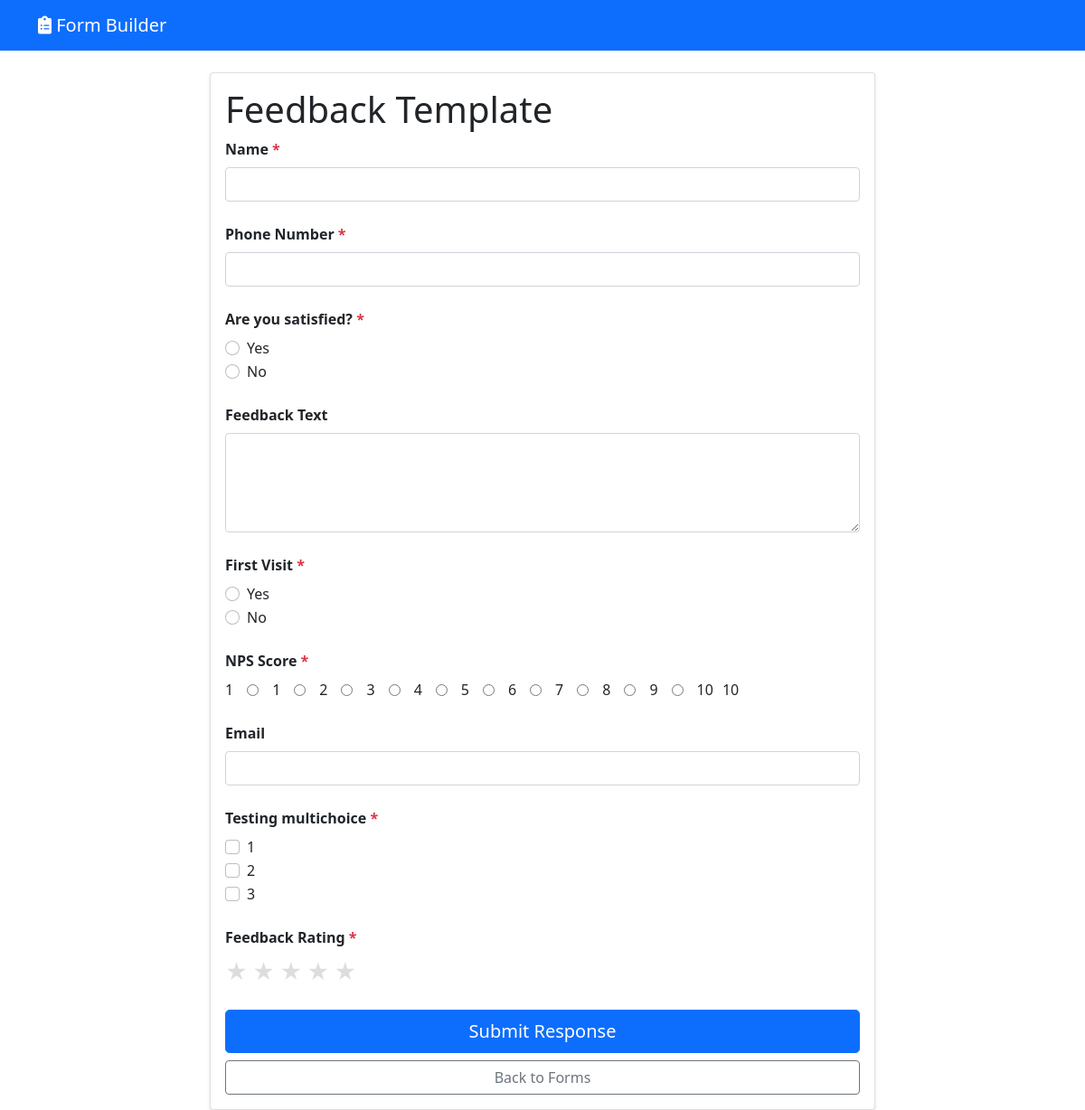
Page /form/2 on the committed database.
### tables this page shows
CREATE TABLE forms (
            id INTEGER PRIMARY KEY AUTOINCREMENT,
            title TEXT NOT NULL,
            description TEXT,
            created_at TIMESTAMP DEFAULT CURRENT_TIMESTAMP,
            is_active BOOLEAN DEFAULT 1
        );

CREATE TABLE questions (
            id INTEGER PRIMARY KEY AUTOINCREMENT,
            form_id INTEGER,
            question_text TEXT NOT NULL,
            question_type TEXT NOT NULL,
            options TEXT,
            is_required BOOLEAN DEFAULT 0,
            order_index INTEGER,
            skip_logic TEXT,
            FOREIGN KEY (form_id) REFERENCES forms (id)
        );

### app.py (the view)
@app.route('/form/<int:form_id>')
def view_form(form_id):
    form = database.get_form_by_id(form_id)
    questions = database.get_questions_by_form_id(form_id)
    if not form:
        flash('Form not found')
        return redirect(url_for('index'))
    questions_data = []
    for q in questions:
        question_dict = {
            'id': q['id'],
            'text': q['question_text'],
            'type': q['question_type'],
            'options': json.loads(q['options']) if q['options'] else [],
            'required': q['is_required'],
            'skipLogic': json.loads(q['skip_logic']) if q['skip_logic'] else {}
        }
        questions_data.append(question_dict)
    return render_template('view_form.html', form=form, questions=questions_data)

### database.py (called while the page is built)
def get_db_connection():
    conn = sqlite3.connect('formbuilder.db')
    conn.row_factory = sqlite3.Row
    return conn

def get_form_by_id(form_id):
    conn = get_db_connection()
    form = conn.execute('SELECT * FROM forms WHERE id = ?', (form_id,)).fetchone()
    conn.close()
    return form

def get_questions_by_form_id(form_id):
    conn = get_db_connection()
    questions = conn.execute(
        'SELECT * FROM questions WHERE form_id = ? ORDER BY order_index',
        (form_id,)
    ).fetchall()
    conn.close()
    return questions

### templates/view_form.html (shortened to what this page needs)
{% extends "base.html" %}
{% block content %}
<div class="row justify-content-center">
    <div class="col-md-8">
        <div class="card">
            <div class="card-body">
                <h1 class="card-title">{{ form.title }}</h1>
                <form id="responseForm">
                    {% for question in questions %}
                    <div class="mb-4 question-container" id="question_{{ question.id }}" data-question-id="{{ question.id }}">
                        <label class="form-label fw-bold">
                            {{ question.text }}
                            {% if question.required %}<span class="text-danger">*</span>{% endif %}
                        </label>
                        {% if question.type == 'text' %}
                            <input type="text" class="form-control question-input" name="question_{{ question.id }}" {% if question.required %}required{% endif %}>
                        {% elif question.type == 'textarea' %}
                            <textarea class="form-control question-input" name="question_{{ question.id }}" rows="4" {% if question.required %}required{% endif %}></textarea>
                        {% elif question.type == 'number' %}
                            <input type="number" class="form-control question-input" name="question_{{ question.id }}" {% if question.required %}required{% endif %}>
                        {% elif question.type == 'email' %}
                            <input type="email" class="form-control question-input" name="question_{{ question.id }}" {% if question.required %}required{% endif %}>
                        {% elif question.type == 'date' %}
                            <input type="date" class="form-control question-input" name="question_{{ question.id }}" {% if question.required %}required{% endif %}>
                        {% elif question.type == 'radio' %}
                            {% for option in question.options %}
                            <div class="form-check">
                                <input class="form-check-input question-input" type="radio" name="question_{{ question.id }}" value="{{ option }}" id="q{{ question.id }}_{{ loop.index }}" {% if question.required %}required{% endif %}>
                                <label class="form-check-label" for="q{{ question.id }}_{{ loop.index }}">{{ option }}</label>
                            </div>
                            {% endfor %}
                        {% elif question.type == 'checkbox' %}
                            {% for option in question.options %}
                            <div class="form-check">
                                <input class="form-check-input question-input" type="checkbox" name="question_{{ question.id }}" value="{{ option }}" id="q{{ question.id }}_{{ loop.index }}">
                                <label class="form-check-label" for="q{{ question.id }}_{{ loop.index }}">{{ option }}</label>
                            </div>
                            {% endfor %}
                        {% elif question.type == 'star' %}
                            <div class="star-rating">
                                {% for i in range(1, 6) %}
                                <label for="star{{ question.id }}_{{ i }}">★</label>
                                {% endfor %}
                            </div>
                        {% elif question.type == 'scale' %}
                            <div class="scale-rating">
                                <span>1</span>
                                {% for i in range(1, 11) %}
                                <input type="radio" name="question_{{ question.id }}" value="{{ i }}" id="scale{{ question.id }}_{{ i }}" {% if question.required %}required{% endif %}>
                                <label for="scale{{ question.id }}_{{ i }}">{{ i }}</label>
                                {% endfor %}
                                <span>10</span>
                            </div>
                        {% endif %}
                    </div>
                    {% endfor %}
                    <div class="d-grid gap-2">
                        <button type="submit" class="btn btn-primary btn-lg">Submit Response</button>
                        <a href="{{ url_for('index') }}" class="btn btn-outline-secondary">Back to Forms</a>
                    </div>
                </form>
            </div>
        </div>
    </div>
</div>
{% endblock %}

### static/css/style.css (style rules this page uses)
.star-rating { display: flex; gap: 5px; }
.star-rating label { font-size: 24px; color: #ddd; cursor: pointer; transition: color 0.2s; }
.scale-rating { display: flex; gap: 10px; align-items: center; }
.scale-rating input[type="radio"] { margin: 0 5px; }
.question-container { margin-bottom: 1.5rem; }
.card { box-shadow: 0 2px 4px rgba(0,0,0,0.1); transition: box-shadow 0.3s ease; }
.btn { transition: all 0.2s ease-in-out; }

### rows in the picture
forms: title "Feedback Template"
questions: text "Name"
questions: text "Phone Number"
questions: text "Are you satisfied?", options "Yes" "No"
questions: text "Feedback Text"
questions: text "First Visit", options "Yes" "No"
questions: text "NPS Score", i "1" "2" "3" "4" "5" "6" "7" "8" "9" "10"
questions: text "Email"
questions: text "Testing multichoice", options "1" "2" "3"
questions: text "Feedback Rating", question_type "star" (drawn)
